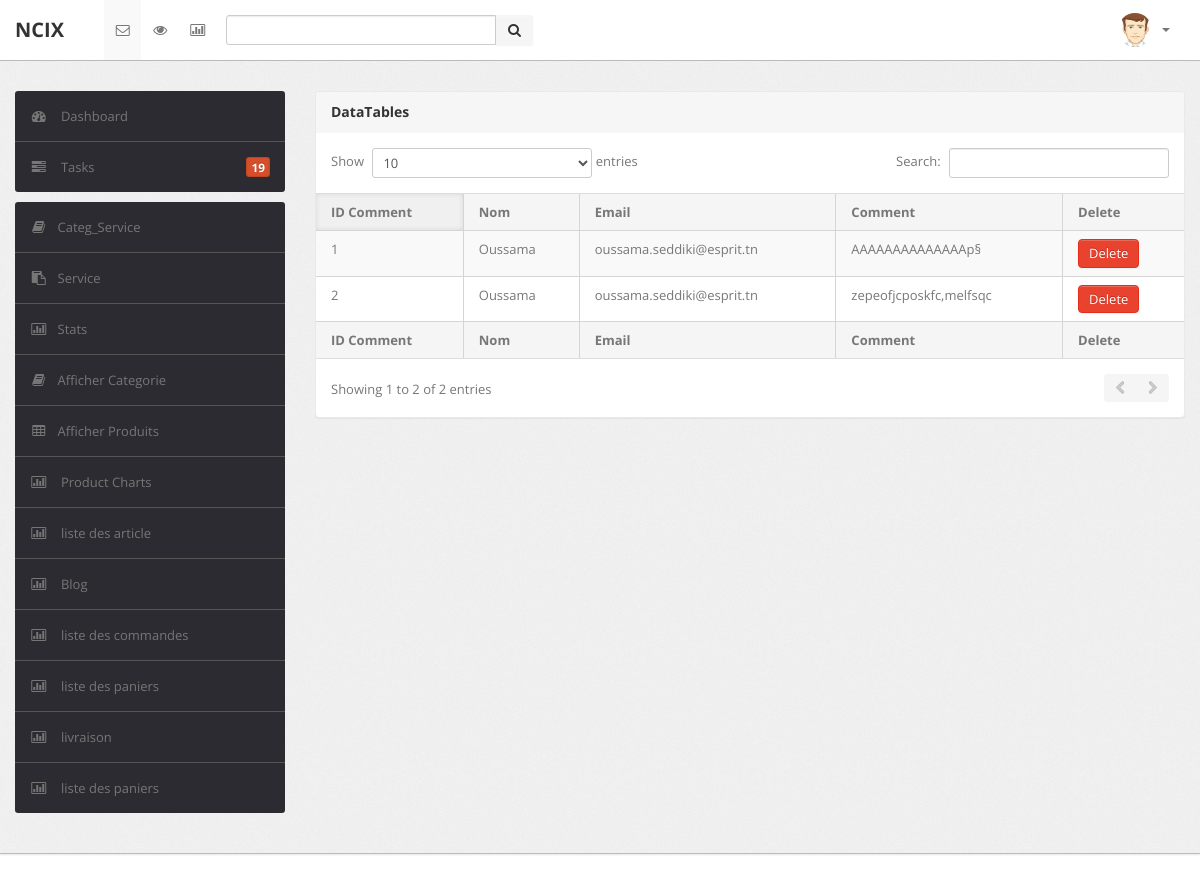
The app's page /V/B/afficheBlog.php?id=1 with its own data.
### tables this page shows
CREATE TABLE `blog` (
  `id` int(11) NOT NULL,
  `nom` varchar(20) NOT NULL,
  `email` varchar(30) NOT NULL,
  `comment` varchar(200) NOT NULL,
  `id_sujet` int(11) NOT NULL
);

### C/blogC.php (called while the page is built, shortened)
<?php
	class blogC {
		function sujetjoin(int $id_sujet)
		{
		 $pdo = config::getConnexion();
		 try{
			 $query = $pdo->prepare('SELECT * FROM blog where id_sujet =?');
			 $query->execute([$id_sujet]);
			 $result = $query->fetchAll(PDO::FETCH_ASSOC);
			return $result;
		 }catch(Exception $e)
		 {
		   die('ERREUR: '.$e->getMessage());
		 }
		}
	}
?>

### V/B/afficheBlog.php (the view, shortened to what this page needs)
<?php
	include 'B:\apps\xampp\htdocs\ncix\C\blogC.php';
    $blogc=  new blogC();
    if(isset($_GET['id'])){
        $list = $blogc->sujetjoin($_GET['id']);
        $count = count($list);
    }
?>
<!DOCTYPE html>
<html lang="en">
<head>
    <head>
        <link type="text/css" href="bootstrap/css/bootstrap.min.css" rel="stylesheet">
        <link type="text/css" href="bootstrap/css/bootstrap-responsive.min.css" rel="stylesheet">
        <link type="text/css" href="css/theme.css" rel="stylesheet">
        <link type="text/css" href="images/icons/css/font-awesome.css" rel="stylesheet">
    </head>
<body>
	<div class="navbar navbar-fixed-top">
		<div class="navbar-inner">
			<div class="container">
			  	<a class="brand" href="index.html">
			  		NCIX
			  	</a>
				<div class="nav-collapse collapse navbar-inverse-collapse">
					<ul class="nav nav-icons">
						<li class="active"><a href="#">
							<i class="icon-envelope"></i>
						</a></li>
						<li><a href="#">
							<i class="icon-eye-open"></i>
						</a></li>
						<li><a href="#">
							<i class="icon-bar-chart"></i>
						</a></li>
					</ul>
					<form class="navbar-search pull-left input-append" action="afficherSearch.php" method="POST">
						<input class="span3" type="text" id="search" name="search" >
						<button class="btn" id="searchButton" name="searchButton" type = "submit ">
							<i class="icon-search"></i>
						</button>
					</form>
					<ul class="nav pull-right">
						<li class="nav-user dropdown">
							<a href="#" class="dropdown-toggle" data-toggle="dropdown">
								<img src="images/user.png" class="nav-avatar" />
								<b class="caret"></b>
							</a>
						</li>
					</ul>
				</div>
			</div>
		</div>
	</div>
	<div class="wrapper">
		<div class="container">
			<div class="row">
				<div class="span3">
					<div class="sidebar">
						<ul class="widget widget-menu unstyled">
							<li class="active">
								<a href="index.html">
									<i class="menu-icon icon-dashboard"></i>
									Dashboard
								</a>
							</li>
							<li>
								<a href="task.html">
									<i class="menu-icon icon-tasks"></i>
									Tasks
									<b class="label orange pull-right">19</b>
								</a>
							</li>
						</ul>
                            <ul class="widget widget-menu unstyled">
                                           <li><a href="afficherCtgs.php"><i class="menu-icon icon-book"></i>Categ_Service </a></li>
                                <li><a href="afficherSe.php"><i class="menu-icon icon-paste"></i>Service </a></li>
									<li><a href="statS.php"><i class="menu-icon icon-bar-chart"></i>Stats </a></li>
					<li><a href="afficherListeCategories.php"><i class="menu-icon icon-book"></i>Afficher Categorie </a></li>
							<li><a href="afficherListeProduits.php"><i class="menu-icon icon-table"></i>Afficher Produits </a></li>
							<li><a href="charts.php"><i class="menu-icon icon-bar-chart"></i> Product Charts </a></li>
							<li><a href="afficherlistesujet.php"><i class="menu-icon icon-bar-chart"></i> liste des article </a></li>
							<li><a href="afficheBlog.php"><i class="menu-icon icon-bar-chart"></i> Blog </a></li>
							<li><a href="affichercommande.php"><i class="menu-icon icon-bar-chart"></i> liste des commandes </a></li>
							<li><a href="afficherpanier.php"><i class="menu-icon icon-bar-chart"></i> liste des paniers </a></li>
							<li><a href="gestionlivraison.php"><i class="menu-icon icon-bar-chart"></i> livraison </a></li>
							<li><a href="gestionlivreur.php"><i class="menu-icon icon-bar-chart"></i> liste des paniers </a></li>
                            </ul>
					</div>
				</div>
                <div class="span9">
                    <div class="content">
                        <div class="module">
                            <div class="module-head">
                                <h3>
                                    DataTables</h3>
                            </div>
                            <div class="module-body table">
                                <table cellpadding="0" cellspacing="0" border="0"
                                    class="datatable-1 table table-bordered table-striped	 display" width="100%">
                                    <thead>
                                        <tr>
                                            <th>
                                                ID Comment
                                            </th>
                                            <th>
                                                Nom
                                            </th>
                                            <th>
                                                Email
                                            </th>
                                            <th>
                                                Comment
                                            </th>
                                            <th>
                                                Delete
                                            </th>
                                        </tr>
                                    </thead>
                                    <tbody>
                                        <?php for ($i = 0; $i < $count; $i++) { ?>
                                        <tr class="odd gradeX">
                                            <td>
                                                <?php echo $list[$i]['id']; ?>
                                            </td>
                                            <td>
                                                <?php echo $list[$i]['nom']; ?>
                                            </td>
                                            <td>
                                                <?php echo $list[$i]['email']; ?>
                                            </td>
                                            <td class="center">
                                                <?php echo $list[$i]['comment']; ?>
                                            </td>
                                            <td>
                                                <form method="POST"
                                                    action="afficheBlog.php?idComment=<?php echo $list[$i]['id']; ?>&id=<?php echo $list[$i]['id_sujet']; ?>">
                                                    <button type="submit" name="suprimer" class="btn btn-danger">
                                                        Delete
                                                    </button>
                                                </form>
                                            </td>
                                        </tr>
                                        <?php } ?>
                                    </tbody>
                                    <tfoot>
                                        <tr>
                                            <th>
                                                ID Comment
                                            </th>
                                            <th>
                                                Nom
                                            </th>
                                            <th>
                                                Email
                                            </th>
                                            <th>
                                                Comment
                                            </th>
                                            <th>
                                                Delete
                                            </th>
                                        </tr>
                                    </tfoot>
                                </table>
                            </div>
                        </div>
                    </div>
                </div>
            </div>
        </div>
    </div>
    <div class="footer">
    </div>
</body>

### records on screen
blog: id "1", nom "Oussama", email "oussama.seddiki@esprit.tn", comment "AAAAAAAAAAAAAAp§"
blog: id "2", nom "Oussama", email "oussama.seddiki@esprit.tn", comment "zepeofjcposkfc,melfsqc"
